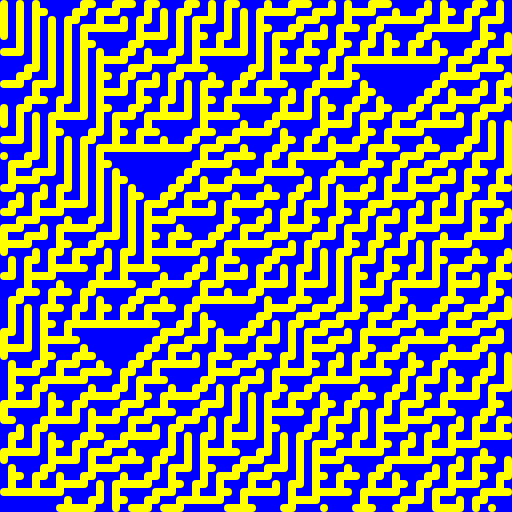
Frame 1 (no input)
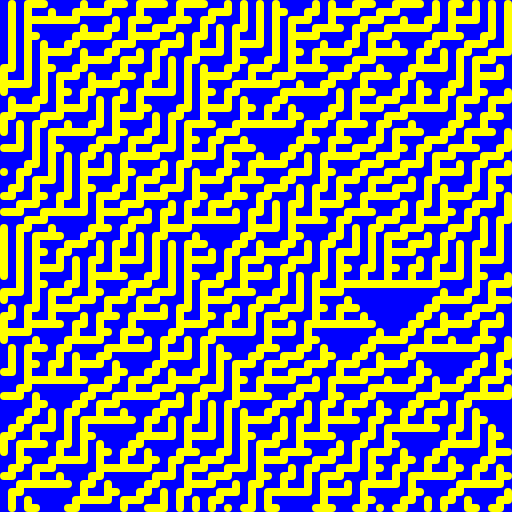
Frame 2 (the mouse pressed at the canvas centre, redrawn once)

The p5.js sketch that drew these frames (run headless with seeded random() and noise() and a simulated clock; the mouse was pressed at the canvas centre and the sketch redrawn once):

// p5.js sketch
// ── sketch.js
// By Roni Kaufman
// https://ronikaufman.github.io/

// Genuary JAN.2
// "Rule 30 (elementary cellular automaton)"
// https://genuary2021.github.io/

function setup() {
  createCanvas(512, 512);
  noLoop();
  noStroke();
}

function draw() {
  background(0, 0, 255);
  fill(255, 255, 0)
  drawAutomaton(generateAutomaton(64));
}

function generateAutomaton(n) {
  let cells = [];
  // first line (completely random)
  let firstLine = [];
  for (let i = 0; i < n; i++) {
    firstLine.push(random([0, 1]));
  }
  cells.push(firstLine);
  // following (n-1) lines
  for (let l = 0; l < n-1; l++) {
    let line = [];
    for (let i = 0; i < n; i++) {
      let left = cells[l][(i > 0) ? (i-1) : (n-1)];
      let central = cells[l][i];
      let right = cells[l][(i+1)%n];
      line.push(left ^ (central | right)); // rule 30
    }
    cells.push(line);
  }
  return cells;
}

function drawAutomaton(cells, r, g, b) {
  let n = cells.length;
  push();
  scale(width/n, height/n);
  for (let i = 0; i < n; i++) {
    for (let j = 0; j < n; j++) {
      if (cells[j][i] == 1) {
        square(i, j, 1, 1);
        if ((j < n-1) && (cells[j+1][i] == 1)) {
          square(i, j+0.5, 1, 0);
        }
        if ((i < n-1) && (cells[j][i+1] == 1)) {
          square(i+0.5, j, 1, 0);
        }
      }
    }
  }
  pop();
}
